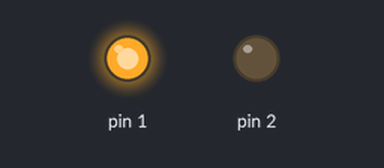
This sketch was run on a simulated Arduino Uno, built with avr-gcc and run on an emulated ATmega328P. Shown: output pins drawn as LEDs (lit = HIGH).

Above: at 0.5 s.
At 2.2 s:
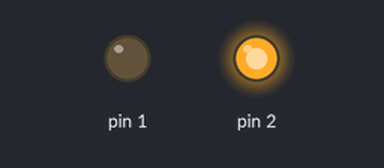
At 4.5 s:
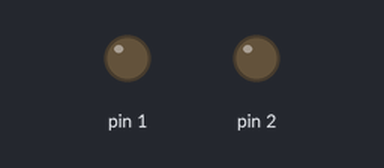
Timing chart, 0 to 6.9 s (numbered marks = the images above):
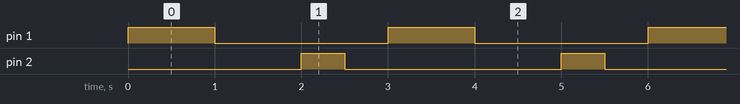

The sketch:

first_project1.ino
```cpp
// C++ code
//
void setup()
{
  pinMode(1, OUTPUT);
  pinMode(2, OUTPUT);
}

void loop()
{
  digitalWrite(1, HIGH);
  delay(1000); // Wait for 1000 millisecond(s)
  digitalWrite(1, LOW);
  delay(1000); // Wait for 1000 millisecond(s)
   digitalWrite(2,HIGH);
  delay(500);// Wait for 500 millisecond(s)
  digitalWrite(2,LOW);
  delay(500);//Wait for 500 milliseconds(s)

}
```

Measured:
- by itself, pin 1: alternates HIGH for 1.0 s and LOW for 2.0 s
- by itself, pin 2: alternates HIGH for 0.50 s and LOW for 2.5 s
- by itself, everything shown: repeats every 3.0 s, in 4 steps
